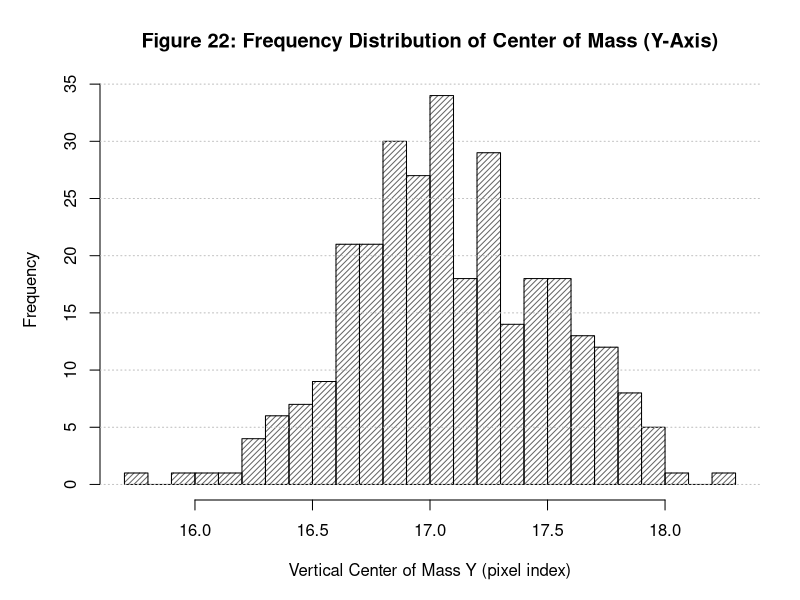

R code for this plot:
# =====================================================================
# Figure 22: Distribution of Center of Mass Y (Descriptive) - B&W / Print-Optimized
# =====================================================================

dir.create("figures", showWarnings = FALSE)
nmnist_data <- read.csv("nmnist_features.csv")

cat("Generating Figure 22: Histogram of Center of Mass Y...\n")
png("figures/fig22_com_y_hist.png", width = 2400, height = 1800, res = 300)
par(mar = c(5, 5, 4, 2))

hist(nmnist_data$center_of_mass_y, 
     breaks = 25, 
     col = "gray40", 
     density = 25,
     angle = 45,
     border = "black",
     main = "Figure 22: Frequency Distribution of Center of Mass (Y-Axis)", 
     xlab = "Vertical Center of Mass Y (pixel index)", 
     ylab = "Frequency",
     cex.main = 1.2, cex.lab = 1.0)

grid(nx = NA, ny = NULL, col = "gray75", lty = "dotted")
dev.off()

cat("Successfully generated figures/fig22_com_y_hist.png\n")
